Frame 1 (no input): blank canvas, image omitted
Frame 60 (no input): blank canvas, image omitted
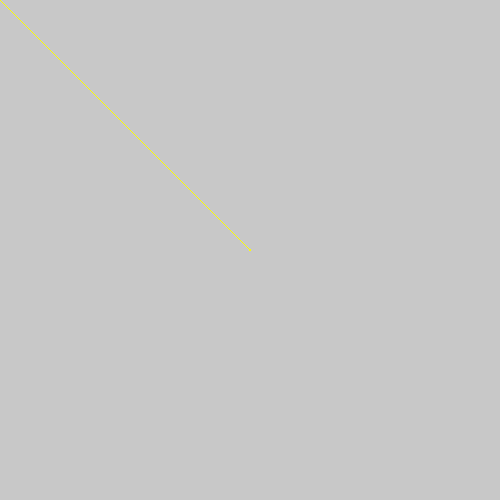
Frame 120 (the mouse pressed at the canvas centre since frame 60)

The p5.js sketch whose frames 1 and 60 were blank and that drew this single picture after the mouse press (run headless with seeded random() and noise() and a simulated clock; from frame 60 on, the mouse is pressed at the canvas centre):

// p5.js sketch
// ── sketch.js
function setup() {
   createCanvas(500, 500);
   background(200);
  }  
  
  function draw() { 
    if (mouseIsPressed)
   stroke(255, 255, 0);
   line(pmouseX, pmouseY, mouseX, mouseY); 
  }  

  
